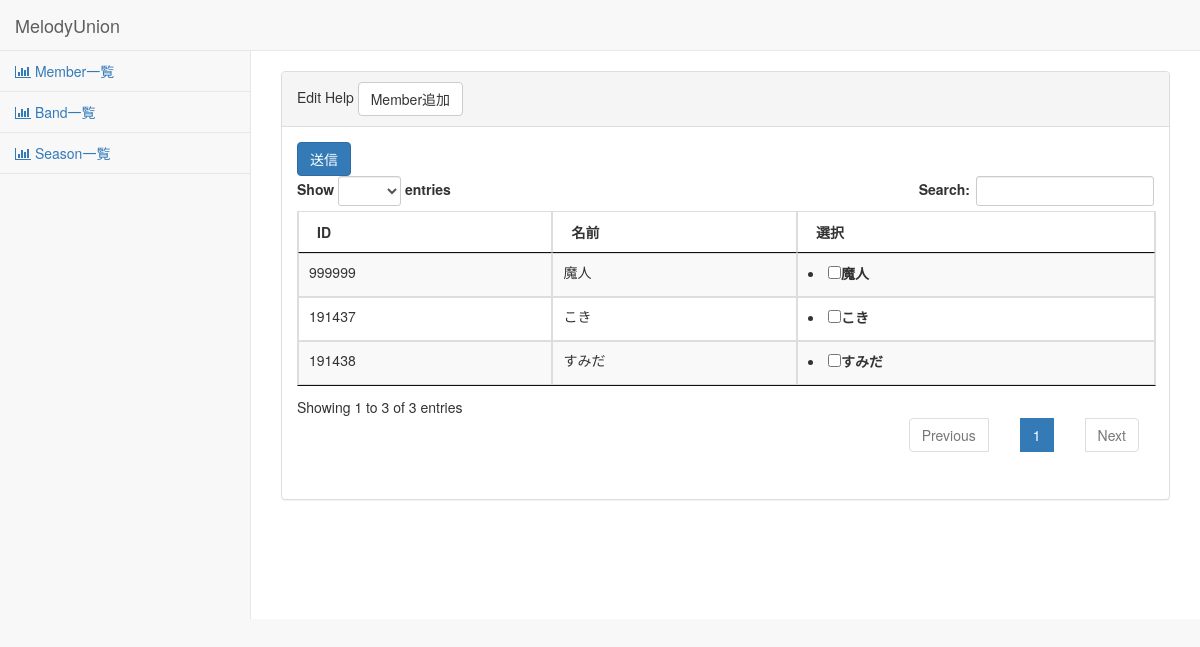
Page /add_band_member/1/ on the committed database.
### bandlistmaker/models.py (models this page shows, shortened)
class Members(models.Model):
	id = models.CharField(max_length=6,primary_key=True)
	name = models.CharField(max_length=50)
	email = models.EmailField(blank=True)

### bandlistmaker/views.py (the view)
# urls.py: path('add_band_member/<int:pk>/', bandlistmaker_view.add_band_member_models, name="add_band_member"),
def add_band_member_models(request,pk):
	band = get_object_or_404(Bands, pk=pk)
	members = Members.objects.all()
	form = AddBandMemberForm(request.POST or None)
	if request.method == 'POST':
		if form.is_valid():
			picked = form.cleaned_data.get('members')
			for x in picked:
				band.members.add(x)
		return redirect('band_list')
	context = {
		'form' : form,
		'members':members,
		'band':band
	}
	return render(request, 'add_band_member.html', context)

### bandlistmaker/forms.py
class AddBandMemberForm(forms.Form):
	members = forms.ModelMultipleChoiceField(label='Members',queryset=Members.objects.all(),widget=forms.CheckboxSelectMultiple, required=False)
	def __init__(self, *args, **kwargs):
		super().__init__(*args, **kwargs)

### bandlistmaker/templates/add_band_member.html (shortened to what this page needs)
{% extends "base.html" %}
{% load staticfiles %}
      {% block body %}
      <div id="wrapper">
        <div id="page-wrapper">
          <div class="row">
            <div class="col-lg-6 full-width margin-top-20percent" >
              <div class="panel panel-default full-width">
                <div class="panel-heading">
                  Edit Help
				  <a class="btn btn-default" href="{% url 'members_models'%}" role="button">Member追加</a>
                </div>
                <div class="panel-body full-width full-height">
				<td><form method="post" action="">
                  <table id="member-list-table" class="table table-striped table-bordered table-hover dataTable no-footer dtr-inline full-width">
							<thead>
							  <tr>
								<th>ID</th>
								<th>名前</th>
								<th>選択</th>
							  </tr>
							</thead>
							<tbody>
							{% for member in members %}
							  <tr>
								<td>{{member.id}}</td>
								<td>{{member.name}}</td>
								<td><li><label for={{member.id}}><input type="checkbox" name="members" value={{member.id}} id={{member.id}} />{{member.name}}</label></li>
							  </tr>
							{% endfor %}
							</tbody>
							<input type="submit" class="btn btn-primary" value="送信">
                  </table>
				  </form></td>
                </div>
              </div>
            </div>
          </div>
        </div>
      </div>
      {% endblock %}

### static/manager/css/structure.css (style rules this page uses)
.full-height { height: 100%; }
.full-width { width: 100%; }
.margin-top-20percent { margin-top: 20px; }

### rows in the picture
Members: id "999999", name "魔人"
Members: id "191437", name "こき"
Members: id "191438", name "すみだ"
